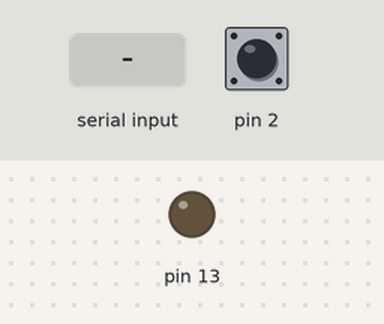
Recording of a sketch running on a simulated Arduino Uno, built with avr-gcc and run on an emulated ATmega328P. Parts: output pins drawn as LEDs (lit = HIGH). The test bench sets the inputs (shaded band); at power-on: pin 2 HIGH. What the sketch prints to the serial monitor is not drawn.

Above: at 1.2 s.
1.3 s: "1" received over Serial
2.8 s: pin 2 pulled LOW for 0.15 s
4.4 s: pin 2 pulled LOW for 1 s
6.9 s: pin 2 pulsed LOW 2 times (0.12 s each, 0.3 s apart)
Timing chart, 0 to 9.9 s (numbered marks = the images above; inputs shaded):
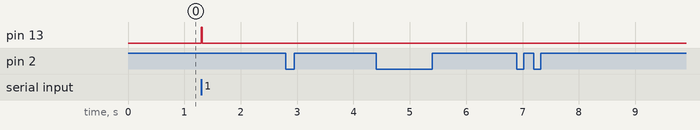

The sketch:

sender.ino
```cpp
void setup() {
  Serial.begin(9600);
  pinMode(2, INPUT_PULLUP);
  pinMode(13, OUTPUT);
}
void loop() {
  if(digitalRead(2) == 0)
    Serial.write(' ');
  if(Serial.available())
  {
    Serial.read();
    digitalWrite(13, 1);
  }
  delay(20);
  digitalWrite(13, 0);
}
```

Measured:
- after the input at 1.3 s, pin 13: LOW → HIGH at once, → LOW 0.02 s later
- after the input at 2.8 s, every drawn part: stays the same
- after the input at 4.4 s, every drawn part: stays the same
- after the input at 6.9 s, every drawn part: stays the same
